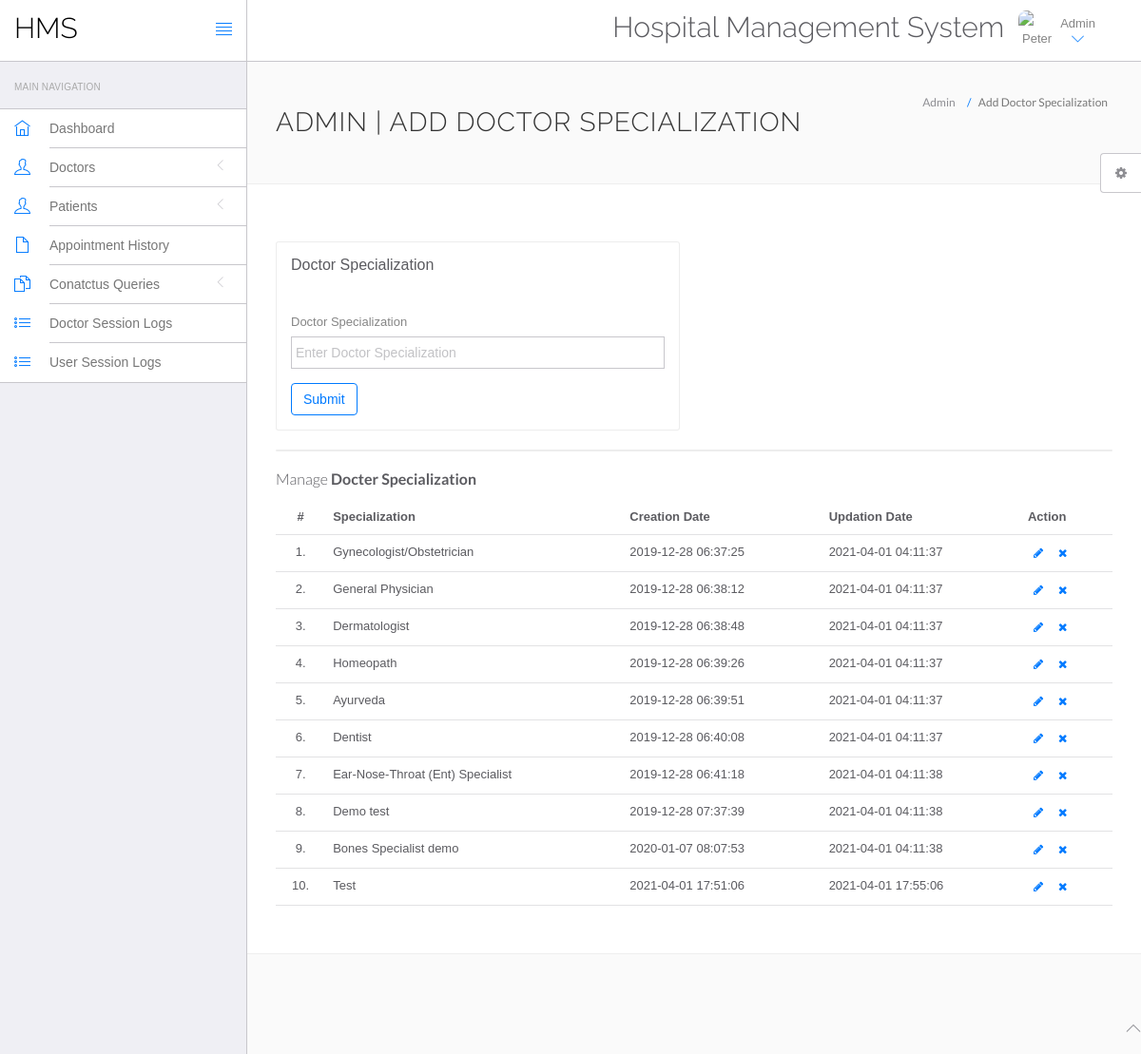
Page /hms/admin/doctor-specilization.php (signed in) on the committed database.
### tables this page shows
CREATE TABLE `doctorspecilization` (
  `id` int(11) NOT NULL,
  `specilization` varchar(255) DEFAULT NULL,
  `creationDate` timestamp NULL DEFAULT current_timestamp(),
  `updationDate` timestamp NULL DEFAULT NULL ON UPDATE current_timestamp()
);

### hms/admin/doctor-specilization.php (the view, shortened to what this page needs)
<?php
include('include/config.php');
?>
<!DOCTYPE html>
<html lang="en">
	<head>
		<link rel="stylesheet" href="vendor/bootstrap/css/bootstrap.min.css">
		<link rel="stylesheet" href="vendor/fontawesome/css/font-awesome.min.css">
		<link rel="stylesheet" href="vendor/themify-icons/themify-icons.min.css">
		<link href="vendor/animate.css/animate.min.css" rel="stylesheet" media="screen">
		<link href="vendor/perfect-scrollbar/perfect-scrollbar.min.css" rel="stylesheet" media="screen">
		<link href="vendor/switchery/switchery.min.css" rel="stylesheet" media="screen">
		<link href="vendor/bootstrap-touchspin/jquery.bootstrap-touchspin.min.css" rel="stylesheet" media="screen">
		<link href="vendor/select2/select2.min.css" rel="stylesheet" media="screen">
		<link href="vendor/bootstrap-datepicker/bootstrap-datepicker3.standalone.min.css" rel="stylesheet" media="screen">
		<link href="vendor/bootstrap-timepicker/bootstrap-timepicker.min.css" rel="stylesheet" media="screen">
		<link rel="stylesheet" href="assets/css/styles.css">
		<link rel="stylesheet" href="assets/css/plugins.css">
		<link rel="stylesheet" href="assets/css/themes/theme-1.css" id="skin_color" />
	</head>
	<body>
		<div id="app">
<?php include('include/sidebar.php');?>
			<div class="app-content">
						<?php include('include/header.php');?>
				<div class="main-content" >
					<div class="wrap-content container" id="container">
						<section id="page-title">
							<div class="row">
								<div class="col-sm-8">
									<h1 class="mainTitle">Admin | Add Doctor Specialization</h1>
																	</div>
								<ol class="breadcrumb">
									<li>
										<span>Admin</span>
									</li>
									<li class="active">
										<span>Add Doctor Specialization</span>
									</li>
								</ol>
							</div>
						</section>
						<div class="container-fluid container-fullw bg-white">
							<div class="row">
								<div class="col-md-12">
									<div class="row margin-top-30">
										<div class="col-lg-6 col-md-12">
											<div class="panel panel-white">
												<div class="panel-heading">
													<h5 class="panel-title">Doctor Specialization</h5>
												</div>
												<div class="panel-body">
													<form role="form" name="dcotorspcl" method="post" >
														<div class="form-group">
															<label for="exampleInputEmail1">
																Doctor Specialization
															</label>
							<input type="text" name="doctorspecilization" class="form-control"  placeholder="Enter Doctor Specialization">
														</div>
														<button type="submit" name="submit" class="btn btn-o btn-primary">
															Submit
														</button>
													</form>
												</div>
											</div>
										</div>
											</div>
										</div>
									<div class="col-lg-12 col-md-12">
											<div class="panel panel-white">
											</div>
										</div>
									</div>
									<div class="row">
								<div class="col-md-12">
									<h5 class="over-title margin-bottom-15">Manage <span class="text-bold">Docter Specialization</span></h5>
									<table class="table table-hover" id="sample-table-1">
										<thead>
											<tr>
												<th class="center">#</th>
												<th>Specialization</th>
												<th class="hidden-xs">Creation Date</th>
												<th>Updation Date</th>
												<th>Action</th>
											</tr>
										</thead>
										<tbody>
<?php
$sql=mysqli_query($con,"select * from doctorSpecilization");
$cnt=1;
while($row=mysqli_fetch_array($sql))
{
?>
											<tr>
												<td class="center"><?php echo $cnt;?>.</td>
												<td class="hidden-xs"><?php echo $row['specilization'];?></td>
												<td><?php echo $row['creationDate'];?></td>
												<td><?php echo $row['updationDate'];?>
												</td>
												<td >
												<div class="visible-md visible-lg hidden-sm hidden-xs">
							<a href="edit-doctor-specialization.php?id=<?php echo $row['id'];?>" class="btn btn-transparent btn-xs" tooltip-placement="top" tooltip="Edit"><i class="fa fa-pencil"></i></a>
	<a href="doctor-specilization.php?id=<?php echo $row['id']?>&del=delete" onClick="return confirm('Are you sure you want to delete?')"class="btn btn-transparent btn-xs tooltips" tooltip-placement="top" tooltip="Remove"><i class="fa fa-times fa fa-white"></i></a>
												</div>
												</td>
											</tr>
											<?php
$cnt=$cnt+1;
											 }?>
										</tbody>
									</table>
								</div>
							</div>
								</div>
							</div>
						</div>
					</div>
				</div>
	<?php include('include/footer.php');?>
	<?php include('include/setting.php');?>
	</body>
</html>

### hms/admin/assets/css/themes/theme-1.css (style rules this page uses)
body { background: #FAFAFA; }

### rows in the picture
doctorspecilization: specilization "Gynecologist/Obstetrician", creationDate "2019-12-28 06:37:25", updationDate "2021-04-01 04:11:37"
doctorspecilization: specilization "General Physician", creationDate "2019-12-28 06:38:12", updationDate "2021-04-01 04:11:37"
doctorspecilization: specilization "Dermatologist", creationDate "2019-12-28 06:38:48", updationDate "2021-04-01 04:11:37"
doctorspecilization: specilization "Homeopath", creationDate "2019-12-28 06:39:26", updationDate "2021-04-01 04:11:37"
doctorspecilization: specilization "Ayurveda", creationDate "2019-12-28 06:39:51", updationDate "2021-04-01 04:11:37"
doctorspecilization: specilization "Dentist", creationDate "2019-12-28 06:40:08", updationDate "2021-04-01 04:11:37"
doctorspecilization: specilization "Ear-Nose-Throat (Ent) Specialist", creationDate "2019-12-28 06:41:18", updationDate "2021-04-01 04:11:38"
doctorspecilization: specilization "Demo test", creationDate "2019-12-28 07:37:39", updationDate "2021-04-01 04:11:38"
doctorspecilization: specilization "Bones Specialist demo", creationDate "2020-01-07 08:07:53", updationDate "2021-04-01 04:11:38"
doctorspecilization: specilization "Test", creationDate "2021-04-01 17:51:06", updationDate "2021-04-01 17:55:06"
